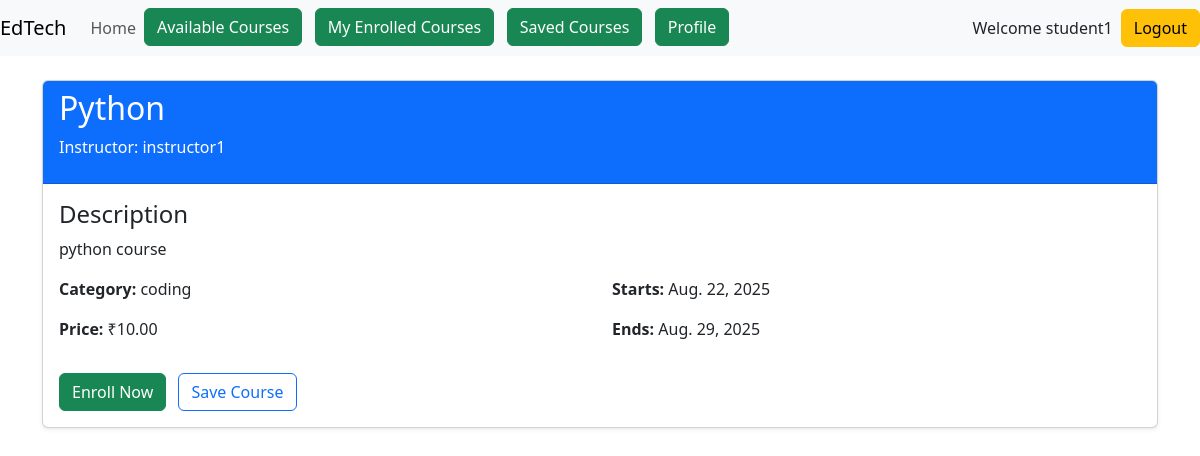
The page /courses/1/ (signed in) on the database as committed earlier.
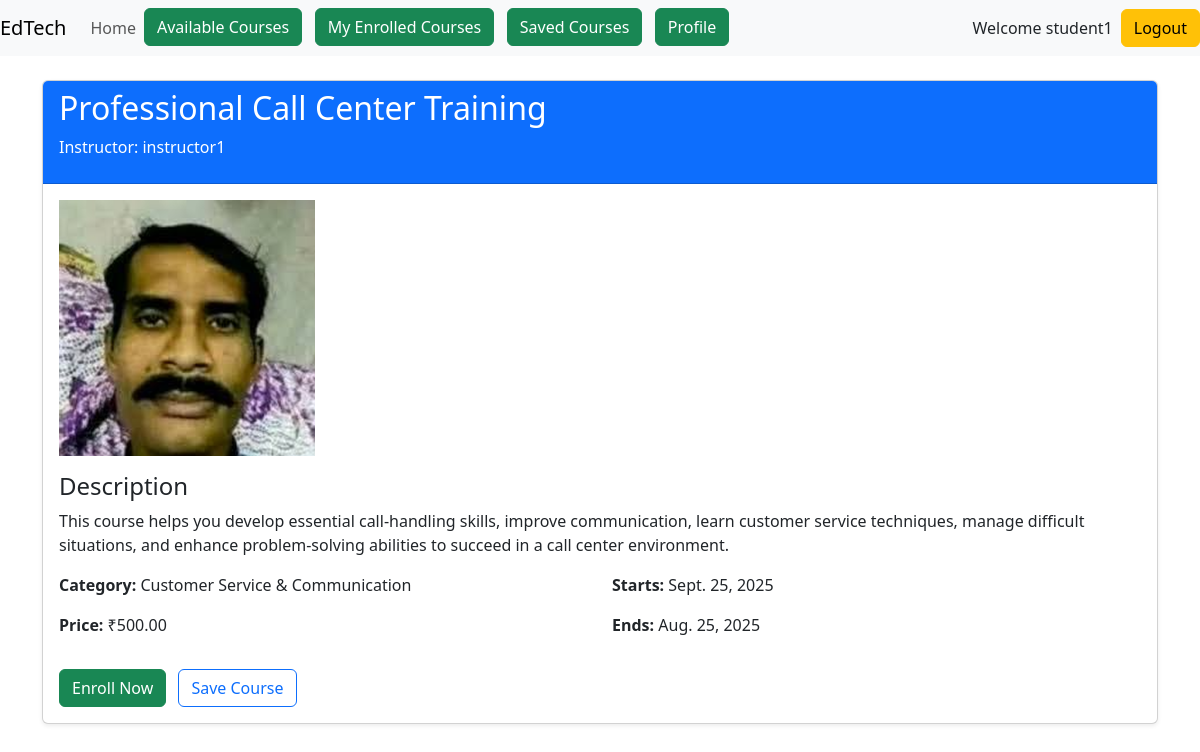
The same page on the database as committed later.
### accounts/models.py (models this page shows, shortened)
class User(AbstractUser):
    name = models.CharField(max_length=70, default='name')
    contact = models.CharField(max_length=13)
    user_type = models.CharField(
        max_length=1,
        choices=(
            ('I', "Instructor"),
            ('S', "Student"),
        ),
    )

### courses/models.py (models this page shows, shortened)
class Course(models.Model):
    instructor = models.ForeignKey(User, on_delete=models.CASCADE)
    title = models.CharField(max_length=200)
    description = models.TextField()
    category = models.CharField(max_length=100)
    price = models.DecimalField(max_digits=10, decimal_places=2)
    start_date = models.DateField()
    end_date = models.DateField()
    created_at = models.DateTimeField(auto_now_add=True)
    image = models.ImageField(upload_to='course_images/', blank=True, null=True)

### courses/views.py (the view)
# urls.py: path('<int:course_id>/', views.course_detail, name='course_detail'),
@login_required
def course_detail(request, course_id):
    course = get_object_or_404(Course, id=course_id)
    is_saved = False
    if request.user.is_authenticated and request.user.user_type == 'S':
        is_saved = SavedCourse.objects.filter(student=request.user, course=course).exists()
    return render(request, 'courses/course_detail.html', {
        'course': course,
        'is_saved': is_saved
    })

### courses/templates/courses/course_detail.html (shortened to what this page needs)
{% extends 'base.html' %}
{% block main %}
<div class="container mt-4">
  <div class="card shadow-sm">
    <div class="card-header bg-primary text-white">
      <h2>{{ course.title }}</h2>
      <p>Instructor: {{ course.instructor.username }}</p>
    </div>
    <div class="card-body">
      {% if course.image %}
        <img src="{{ course.image.url }}" class="img-fluid mb-3" alt="{{ course.title }}">
      {% endif %}
      <h4>Description</h4>
      <p>{{ course.description }}</p>
      <div class="row">
        <div class="col-md-6">
          <p><strong>Category:</strong> {{ course.category }}</p>
          <p><strong>Price:</strong> ₹{{ course.price }}</p>
        </div>
        <div class="col-md-6">
          <p><strong>Starts:</strong> {{ course.start_date }}</p>
          <p><strong>Ends:</strong> {{ course.end_date }}</p>
        </div>
      </div>
      {% if user.is_authenticated %}
        {% if user.user_type == 'S' %}
          <div class="mt-3">
            <a href="{% url 'enroll_course' course.id %}" class="btn btn-success me-2">Enroll Now</a>
            <form action="{% url 'toggle_save_course' course.id %}" method="post" class="d-inline">
              <button type="submit" class="btn btn-outline-primary">
                {% if is_saved %}Unsave Course{% else %}Save Course{% endif %}
              </button>
            </form>
          </div>
        {% elif user.user_type == 'I' and user == course.instructor %}
          <a href="{% url 'view_enrollments' course.id %}" class="btn btn-info">View Enrollments</a>
        {% endif %}
      {% else %}
        <a href="{% url 'login' %}" class="btn btn-warning">Login to Enroll</a>
      {% endif %}
    </div>
  </div>
</div>
{% endblock %}

### templates/base.html (shortened to what this page needs)
<!doctype html>
<html lang="en">
    <head>
        <link
            href="https://cdn.jsdelivr.net/npm/bootstrap@5.3.2/dist/css/bootstrap.min.css"
            rel="stylesheet"
        />
    </head>
    <body>
        <header>
             <nav class="navbar navbar-expand-md navbar-light bg-light">
                <a class="navbar-brand" href="{% url 'home' %}">EdTech</a>
                <div class="collapse navbar-collapse" id="collapsibleNavId">
                    <ul class="navbar-nav mr-auto mt-2 mt-lg-0">
                        <li class="nav-item active">
                            <a class="nav-link" href="{% url "home" %}">Home </a>
                        </li>
                        {% if request.user.is_authenticated %}
                            {% if request.user.user_type == 'I' %}
                                <li class="nav-item">
                                     <a class="btn btn-success" href="{% url 'course_create'%}"> Post Course </a>
                                </li>
                                &nbsp;
                                &nbsp;
                                <li class="nav-item">
                                    <a class="btn btn-success" href="{% url 'my_courses' %}"> My Courses </a>
                                </li>
                            {% elif request.user.user_type == 'S' %}
                                <li class="nav-item">
                                 <a class="btn btn-success" href="{% url 'course_list'%}"> Available Courses </a>
                                </li>
                                <li class="nav-item">
                                    <a class="btn btn-success" href="{% url 'my_enrolled_courses'%}"> My Enrolled Courses </a>
                                </li>
                                <li class="nav-item">
                                    <a class="btn btn-success" href="{% url 'saved_courses' %}"> Saved Courses </a>
                                </li>
                            {% endif %}
                            <li class="nav-item">
                                <a class="btn btn-success" href="{% url 'profile_details' %}"> Profile </a>
                            </li>
                        {% endif %}
                    </ul>
                </div>
                <ul class="navbar-nav ml-auto mt-2 mt-lg-0">
                    {% if not request.user.is_authenticated %}
                        <li class="nav-item" style="list-style-type:none;">
                             <a class="btn btn-success" href="{% url 'login'%}"> Login </a>
                        </li>
                        &nbsp;
                        &nbsp;
                        <li class="nav-item" style="list-style-type:none;">
                            <a class="btn btn-success" href="{% url 'register'%}"> Register </a>
                        </li>
                    {% else %}
                        <p class="my-auto me-2"> Welcome {{request.user.username}}</p>
                        <a class="btn btn-warning" href="{% url "logout" %}">Logout</a>
                    {% endif %}
                </ul>
             </nav>
        </header>
        <main>
            {% block main %}
            {% endblock main %}
        </main>
    </body>
</html>

Rows that differ between the two databases and show on the page:
changed Course "instructor1": title "Python" → "Professional Call Center Training"; image: picture added; description "python course" → "This course helps you develop essential call-handling skills, improve communication, learn customer service techniques, manage difficult situations, and enhance problem-solving abilities to succeed in a call center environment."; category "coding" → "Customer Service & Communication"; price "10.00" → "500.00"; start_date "Aug. 22, 2025" → "Sept. 25, 2025"; end_date "Aug. 29, 2025" → "Aug. 25, 2025"
